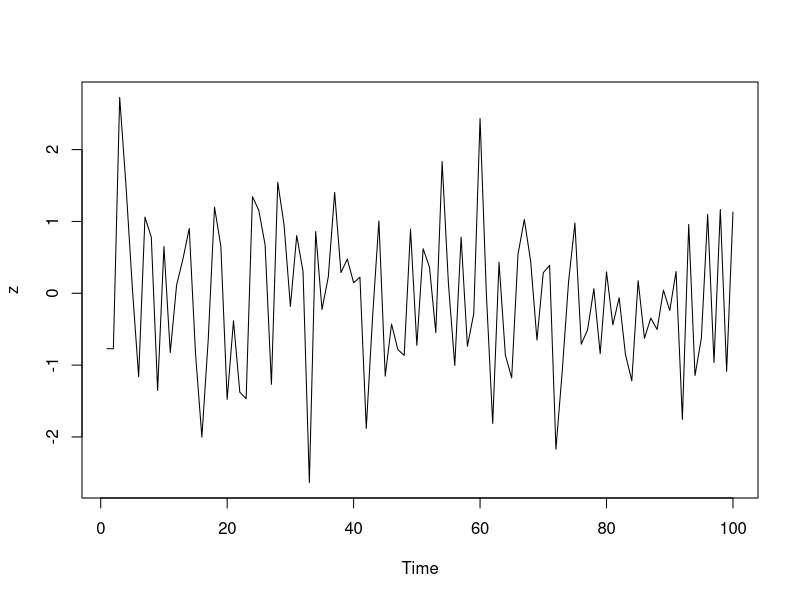
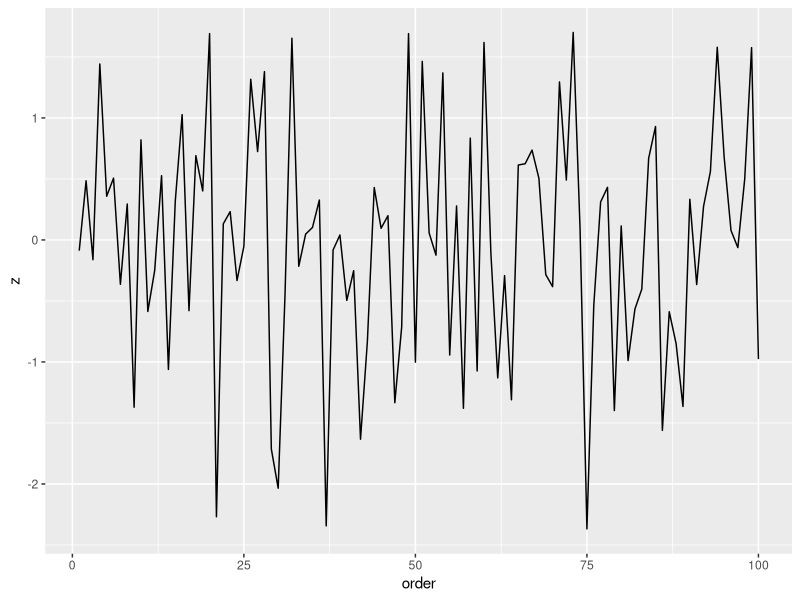
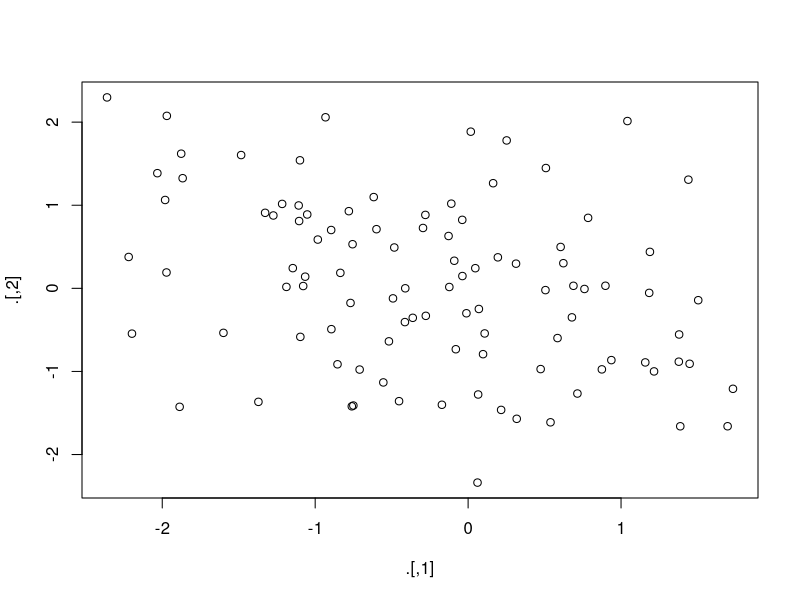

Here is the R script that generated these plots, in order:
## ---- chunk 1

Sys.Date()
## ---- chunk 2
library(tidyverse)
## ---- chunk 3
library(magrittr)

#iris %>%
#  subset(Sepal.Length > mean(Sepal.Length)) |> 
#  cor(Sepal.Length, Sepal.Width)


iris %>%
  subset(Sepal.Length > mean(Sepal.Length)) %$%
 cor(Sepal.Length, Sepal.Width)

iris %>%
  subset(Sepal.Length > mean(Sepal.Length)) |> 
summarize(corr= cor(Sepal.Length, Sepal.Width))

## ---- chunk 4
data.frame(z = rnorm(100)) %$% 
  ts.plot(z)

#data.frame(z = rnorm(100)) |>  
#  ts.plot(z)

#Para hacerlo la misma grafico con Tidyverse
z1=data.frame(z = rnorm(100)) 
library(data.table)
z1=data.table(z1)
z1$order= c(1:100)
z1|> 
  ggplot(aes(order, z))+
  geom_line()


## ---- chunk 5
x <- rnorm(50)

x %<>% abs %>% sort
## ---- chunk 6

# Example 1
head(iris)

head(iris$Sepal.Length %<>% sqrt)



# Example 2
x <- rnorm(100)
head(x, n=10)
x %<>% 
  abs %>% 
  sort

head(x, 20)
## ---- chunk 7

# Example 1
names(iris)
iris |> 
  filter(Species %in% c("setosa", "virginica")) |> 
  head()





## ---- chunk 8
rnorm(200) %>%
matrix(ncol = 2) %T>%
plot %>%  # plot usually does not return anything. 
colSums
